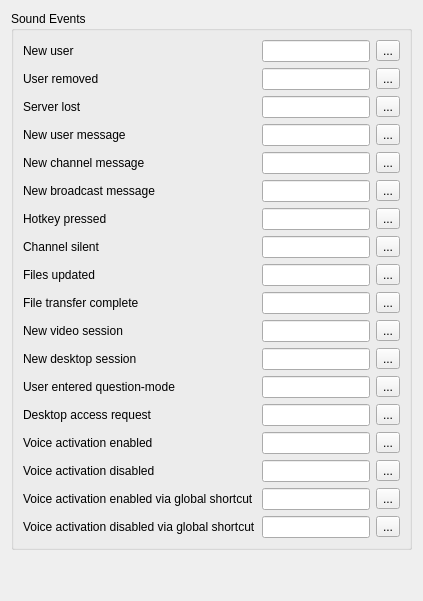
     <widget class="QWidget" name="eventsTab">
      <attribute name="title">
       <string>Sound Events</string>
      </attribute>
      <layout class="QVBoxLayout" name="verticalLayout_8">
       <item>
        <widget class="QGroupBox" name="groupBox_6">
         <property name="title">
          <string>Sound Events</string>
         </property>
         <layout class="QHBoxLayout" name="horizontalLayout_14">
          <item>
           <layout class="QGridLayout" name="gridLayout_4">
            <item row="1" column="2">
             <widget class="QToolButton" name="rmuserButton">
              <property name="accessibleName">
               <string>Browse</string>
              </property>
              <property name="text">
               <string notr="true">...</string>
              </property>
             </widget>
            </item>
            <item row="0" column="2">
             <widget class="QToolButton" name="newuserButton">
              <property name="sizePolicy">
               <sizepolicy hsizetype="Minimum" vsizetype="Fixed">
                <horstretch>0</horstretch>
                <verstretch>0</verstretch>
               </sizepolicy>
              </property>
              <property name="accessibleName">
               <string>Browse</string>
              </property>
              <property name="text">
               <string notr="true">...</string>
              </property>
             </widget>
            </item>
            <item row="12" column="0">
             <widget class="QLabel" name="label_38">
              <property name="text">
               <string>User entered question-mode</string>
              </property>
              <property name="buddy">
               <cstring>questionmodeEdit</cstring>
              </property>
             </widget>
            </item>
            <item row="5" column="0">
             <widget class="QLabel" name="label_36">
              <property name="text">
               <string>New broadcast message</string>
              </property>
             </widget>
            </item>
            <item row="2" column="0">
             <widget class="QLabel" name="label_18">
              <property name="text">
               <string>Server lost</string>
              </property>
              <property name="buddy">
               <cstring>srvlostEdit</cstring>
              </property>
             </widget>
            </item>
            <item row="12" column="1">
             <widget class="QLineEdit" name="questionmodeEdit"/>
            </item>
            <item row="3" column="1">
             <widget class="QLineEdit" name="usermsgEdit"/>
            </item>
            <item row="3" column="0">
             <widget class="QLabel" name="label_19">
              <property name="text">
               <string>New user message</string>
              </property>
              <property name="buddy">
               <cstring>usermsgEdit</cstring>
              </property>
             </widget>
            </item>
            <item row="6" column="2">
             <widget class="QToolButton" name="hotkeyButton">
              <property name="accessibleName">
               <string>Browse</string>
              </property>
              <property name="text">
               <string notr="true">...</string>
              </property>
             </widget>
            </item>
            <item row="13" column="2">
             <widget class="QToolButton" name="desktopaccessBtn">
              <property name="accessibleName">
               <string>Browse</string>
              </property>
              <property name="text">
               <string notr="true">...</string>
              </property>
             </widget>
            </item>
            <item row="12" column="2">
             <widget class="QToolButton" name="questionmodeBtn">
              <property name="accessibleName">
               <string>Browse</string>
              </property>
              <property name="text">
               <string notr="true">...</string>
              </property>
             </widget>
            </item>
            <item row="10" column="2">
             <widget class="QToolButton" name="videosessionButton">
              <property name="accessibleName">
               <string>Browse</string>
              </property>
              <property name="text">
               <string notr="true">...</string>
              </property>
             </widget>
            </item>
            <item row="6" column="0">
             <widget class="QLabel" name="label_21">
              <property name="text">
               <string>Hotkey pressed</string>
              </property>
              <property name="buddy">
               <cstring>hotkeyEdit</cstring>
              </property>
             </widget>
            </item>
            <item row="8" column="0">
             <widget class="QLabel" name="label_23">
              <property name="text">
               <string>Files updated</string>
              </property>
              <property name="buddy">
               <cstring>fileupdEdit</cstring>
              </property>
             </widget>
            </item>
            <item row="0" column="1">
             <widget class="QLineEdit" name="newuserEdit"/>
            </item>
            <item row="11" column="0">
             <widget class="QLabel" name="label_37">
              <property name="text">
               <string>New desktop session</string>
              </property>
              <property name="buddy">
               <cstring>desktopsessionEdit</cstring>
              </property>
             </widget>
            </item>
            <item row="10" column="1">
             <widget class="QLineEdit" name="videosessionEdit"/>
            </item>
            <item row="4" column="1">
             <widget class="QLineEdit" name="chanmsgEdit"/>
            </item>
            <item row="10" column="0">
             <widget class="QLabel" name="label_32">
              <property name="text">
               <string>New video session</string>
              </property>
              <property name="buddy">
               <cstring>videosessionEdit</cstring>
              </property>
             </widget>
            </item>
            <item row="20" column="1">
             <widget class="QLineEdit" name="voiceactonEdit"/>
            </item>
            <item row="20" column="0">
             <widget class="QLabel" name="label_320">
              <property name="text">
               <string>Voice activation enabled</string>
              </property>
              <property name="buddy">
               <cstring>voiceactonEdit</cstring>
              </property>
             </widget>
            </item>
            <item row="20" column="2">
             <widget class="QToolButton" name="voiceactonButton">
              <property name="accessibleName">
               <string>Browse</string>
              </property>
              <property name="text">
               <string notr="true">...</string>
              </property>
             </widget>
            </item>
            <item row="21" column="1">
             <widget class="QLineEdit" name="voiceactoffEdit"/>
            </item>
            <item row="21" column="0">
             <widget class="QLabel" name="label_321">
              <property name="text">
               <string>Voice activation disabled</string>
              </property>
              <property name="buddy">
               <cstring>voiceactoffEdit</cstring>
              </property>
             </widget>
            </item>
            <item row="21" column="2">
             <widget class="QToolButton" name="voiceactoffButton">
              <property name="accessibleName">
               <string>Browse</string>
              </property>
              <property name="text">
               <string notr="true">...</string>
              </property>
             </widget>
            </item>
            <item row="22" column="1">
             <widget class="QLineEdit" name="voiceactongEdit"/>
            </item>
            <item row="22" column="0">
             <widget class="QLabel" name="label_322">
              <property name="text">
               <string>Voice activation enabled via global shortcut</string>
              </property>
              <property name="buddy">
               <cstring>voiceactongEdit</cstring>
              </property>
             </widget>
            </item>
            <item row="22" column="2">
             <widget class="QToolButton" name="voiceactongButton">
              <property name="accessibleName">
               <string>Browse</string>
              </property>
              <property name="text">
               <string notr="true">...</string>
              </property>
             </widget>
            </item>
            <item row="23" column="1">
             <widget class="QLineEdit" name="voiceactoffgEdit"/>
            </item>
            <item row="23" column="0">
             <widget class="QLabel" name="label_323">
              <property name="text">
               <string>Voice activation disabled via global shortcut</string>
              </property>
              <property name="buddy">
               <cstring>voiceactoffgEdit</cstring>
              </property>
             </widget>
            </item>
            <item row="23" column="2">
             <widget class="QToolButton" name="voiceactoffgButton">
              <property name="accessibleName">
               <string>Browse</string>
              </property>
              <property name="text">
               <string notr="true">...</string>
              </property>
             </widget>
            </item>
            <item row="9" column="2">
             <widget class="QToolButton" name="transferdoneButton">
              <property name="accessibleName">
               <string>Browse</string>
              </property>
              <property name="text">
               <string notr="true">...</string>
              </property>
             </widget>
            </item>
            <item row="2" column="2">
             <widget class="QToolButton" name="srvlostButton">
              <property name="accessibleName">
               <string>Browse</string>
              </property>
              <property name="text">
               <string notr="true">...</string>
              </property>
             </widget>
            </item>
            <item row="1" column="1">
             <widget class="QLineEdit" name="rmuserEdit"/>
            </item>
            <item row="7" column="1">
             <widget class="QLineEdit" name="chansilentEdit"/>
            </item>
            <item row="2" column="1">
             <widget class="QLineEdit" name="srvlostEdit"/>
            </item>
            <item row="11" column="2">
             <widget class="QToolButton" name="desktopsessionButton">
              <property name="accessibleName">
               <string>Browse</string>
              </property>
              <property name="text">
               <string notr="true">...</string>
              </property>
             </widget>
            </item>
            <item row="13" column="0">
             <widget class="QLabel" name="label_40">
              <property name="text">
               <string>Desktop access request</string>
              </property>
              <property name="buddy">
               <cstring>desktopaccessEdit</cstring>
              </property>
             </widget>
            </item>
            <item row="13" column="1">
             <widget class="QLineEdit" name="desktopaccessEdit"/>
            </item>
            <item row="9" column="0">
             <widget class="QLabel" name="label_24">
              <property name="text">
               <string>File transfer complete</string>
              </property>
              <property name="buddy">
               <cstring>transferdoneEdit</cstring>
              </property>
             </widget>
            </item>
            <item row="0" column="0">
             <widget class="QLabel" name="label_16">
              <property name="text">
               <string>New user</string>
              </property>
              <property name="buddy">
               <cstring>newuserEdit</cstring>
              </property>
             </widget>
            </item>
            <item row="8" column="1">
             <widget class="QLineEdit" name="fileupdEdit"/>
            </item>
            <item row="3" column="2">
             <widget class="QToolButton" name="usermsgButton">
              <property name="accessibleName">
               <string>Browse</string>
              </property>
              <property name="text">
               <string notr="true">...</string>
              </property>
             </widget>
            </item>
            <item row="4" column="0">
             <widget class="QLabel" name="label_20">
              <property name="text">
               <string>New channel message</string>
              </property>
              <property name="buddy">
               <cstring>chanmsgEdit</cstring>
              </property>
             </widget>
            </item>
            <item row="11" column="1">
             <widget class="QLineEdit" name="desktopsessionEdit"/>
            </item>
            <item row="1" column="0">
             <widget class="QLabel" name="label_17">
              <property name="text">
               <string>User removed</string>
              </property>
              <property name="buddy">
               <cstring>rmuserEdit</cstring>
              </property>
             </widget>
            </item>
            <item row="6" column="1">
             <widget class="QLineEdit" name="hotkeyEdit"/>
            </item>
            <item row="7" column="2">
             <widget class="QToolButton" name="chansilentButton">
              <property name="accessibleName">
               <string>Browse</string>
              </property>
              <property name="text">
               <string notr="true">...</string>
              </property>
             </widget>
            </item>
            <item row="9" column="1">
             <widget class="QLineEdit" name="transferdoneEdit"/>
            </item>
            <item row="8" column="2">
             <widget class="QToolButton" name="fileupdButton">
              <property name="accessibleName">
               <string>Browse</string>
              </property>
              <property name="text">
               <string notr="true">...</string>
              </property>
             </widget>
            </item>
            <item row="4" column="2">
             <widget class="QToolButton" name="chanmsgButton">
              <property name="accessibleName">
               <string>Browse</string>
              </property>
              <property name="text">
               <string notr="true">...</string>
              </property>
             </widget>
            </item>
            <item row="7" column="0">
             <widget class="QLabel" name="label_22">
              <property name="text">
               <string>Channel silent</string>
              </property>
              <property name="buddy">
               <cstring>chansilentEdit</cstring>
              </property>
             </widget>
            </item>
            <item row="5" column="1">
             <widget class="QLineEdit" name="bcastmsgEdit"/>
            </item>
            <item row="5" column="2">
             <widget class="QToolButton" name="bcastmsgButton">
              <property name="accessibleName">
               <string>Browse</string>
              </property>
              <property name="text">
               <string notr="true">...</string>
              </property>
             </widget>
            </item>
           </layout>
          </item>
         </layout>
        </widget>
       </item>
       <item>
        <spacer name="verticalSpacer_7">
         <property name="orientation">
          <enum>Qt::Vertical</enum>
         </property>
         <property name="sizeHint" stdset="0">
          <size>
           <width>20</width>
           <height>40</height>
          </size>
         </property>
        </spacer>
       </item>
      </layout>
     </widget>
